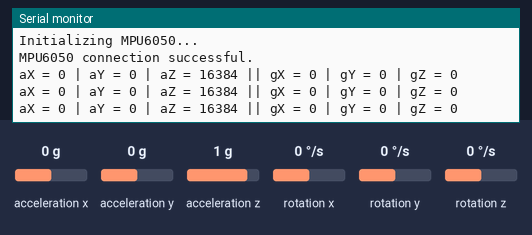
Simulated run of this sketch. Board: Arduino Uno, built with avr-gcc and run on an emulated ATmega328P. Shown: the last lines printed to the serial monitor. The test bench sets the inputs (shaded band); at power-on: acceleration x 0 g, acceleration y 0 g, acceleration z 1 g, rotation x 0 °/s, rotation y 0 °/s, rotation z 0 °/s.

Above: at 1.2 s.
1.3 s: acceleration x set to -1.4 g
At 2.0 s:
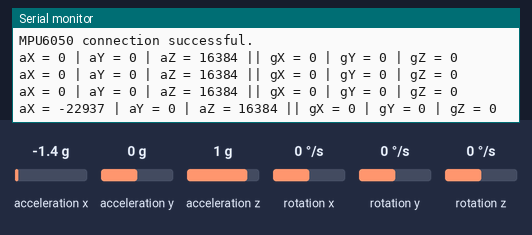
2.8 s: acceleration y set to -1.4 g
At 3.5 s:
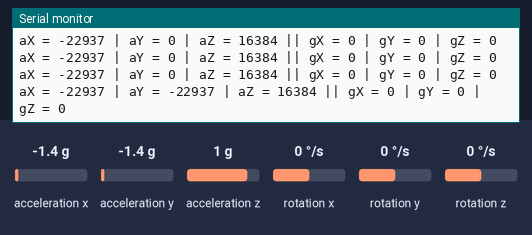
4.3 s: acceleration z set to -1.4 g
At 5.0 s:
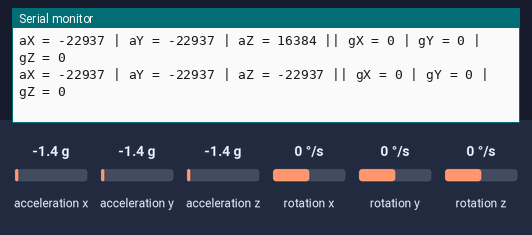
5.8 s: rotation x set to -192 °/s
At 6.5 s:
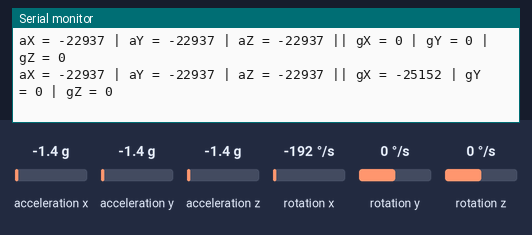
7.3 s: rotation y set to -192 °/s
At 7.3 s:
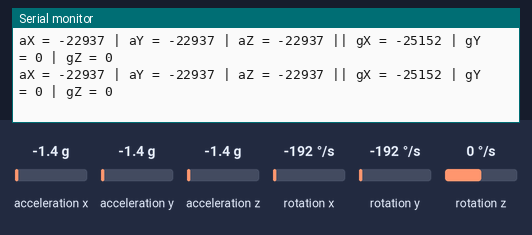
8.8 s: rotation z set to 100 °/s
At 8.8 s:
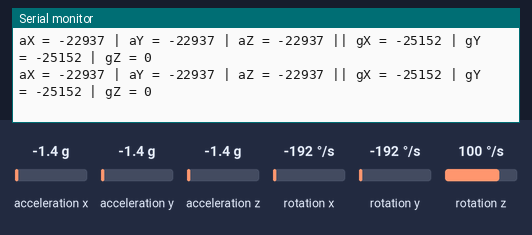

Measured:
- after the input at 1.3 s, the serial monitor: prints a new line after 0.27 s (image 1)
- after the input at 2.8 s, the serial monitor: prints a new line after 0.28 s (image 2)
- after the input at 4.3 s, the serial monitor: prints a new line after 0.30 s (image 3)
- after the input at 5.8 s, the serial monitor: prints a new line after 0.33 s (image 4)

The sketch:

Servo_Control_C.ino
```cpp
#include <avr/io.h>
#include <avr/interrupt.h>
#include <util/delay.h>

void initialize_servo_timer(){ // uses Timer 1 for 16 bits
  DDRB |= (1 << PB1);  // set PB1 OC1A as servo output

  // set timer to fast PWM to clear OC1A on match to use top value (ICR1 which will set the PWM frequency)
  TCCR1A |= (1<<COM1A1) | (1<<WGM11);  // set PB1 PMW to the timer
  TCCR1B |= (1<<WGM13) | (1<<WGM12) | (1<<CS11); // prescaler set to 8, clock frequency = 16MHz/8 = 2MHz, so PWM frequecny = 50Hz and fits in 16 bit range
  ICR1 = 19999; // set PWM to 50Hz = (16MHz / (8 * 50)) - 1
  OCR1A = 1500; // initialize angle to 90 degrees = 1000 + (angle*1000)/180
}

void write_servo(uint8_t angle){ // converts angle to pulse width, sets it with OCR1A Timer 1 PWM
  uint16_t pulse = 1000 + ((angle*1000)/180);
  OCR1A = pulse;
}

int main(){

  initialize_servo_timer();

  while(1){
    write_servo(0);
    _delay_ms(1000);
    write_servo(90);
    _delay_ms(1000);
    write_servo(180);
    _delay_ms(1000);
    write_servo(90);
    _delay_ms(1000);
  }
}
```

imu_test_code.ino
```cpp
#include <Wire.h>
#include <MPU6050.h>

MPU6050 mpu;

void setup() {
  Serial.begin(9600);
  Wire.begin();

  Serial.println("Initializing MPU6050...");
  mpu.initialize();

  if (mpu.testConnection()) {
    Serial.println("MPU6050 connection successful.");
  } else {
    Serial.println("MPU6050 connection failed. Check wiring and ensure AD0 is connected to ground.");
    while (1); // Halt execution if sensor is not found.
  }
}

void loop() {
  int16_t ax, ay, az, gx, gy, gz;

  // Retrieve raw accelerometer and gyroscope measurements.
  mpu.getMotion6(&ax, &ay, &az, &gx, &gy, &gz);

  // Print raw sensor values to Serial Monitor.
  Serial.print("aX = "); Serial.print(ax);
  Serial.print(" | aY = "); Serial.print(ay);
  Serial.print(" | aZ = "); Serial.print(az);
  Serial.print(" || gX = "); Serial.print(gx);
  Serial.print(" | gY = "); Serial.print(gy);
  Serial.print(" | gZ = "); Serial.println(gz);

  delay(500); // Update every 500 ms.
}
```
